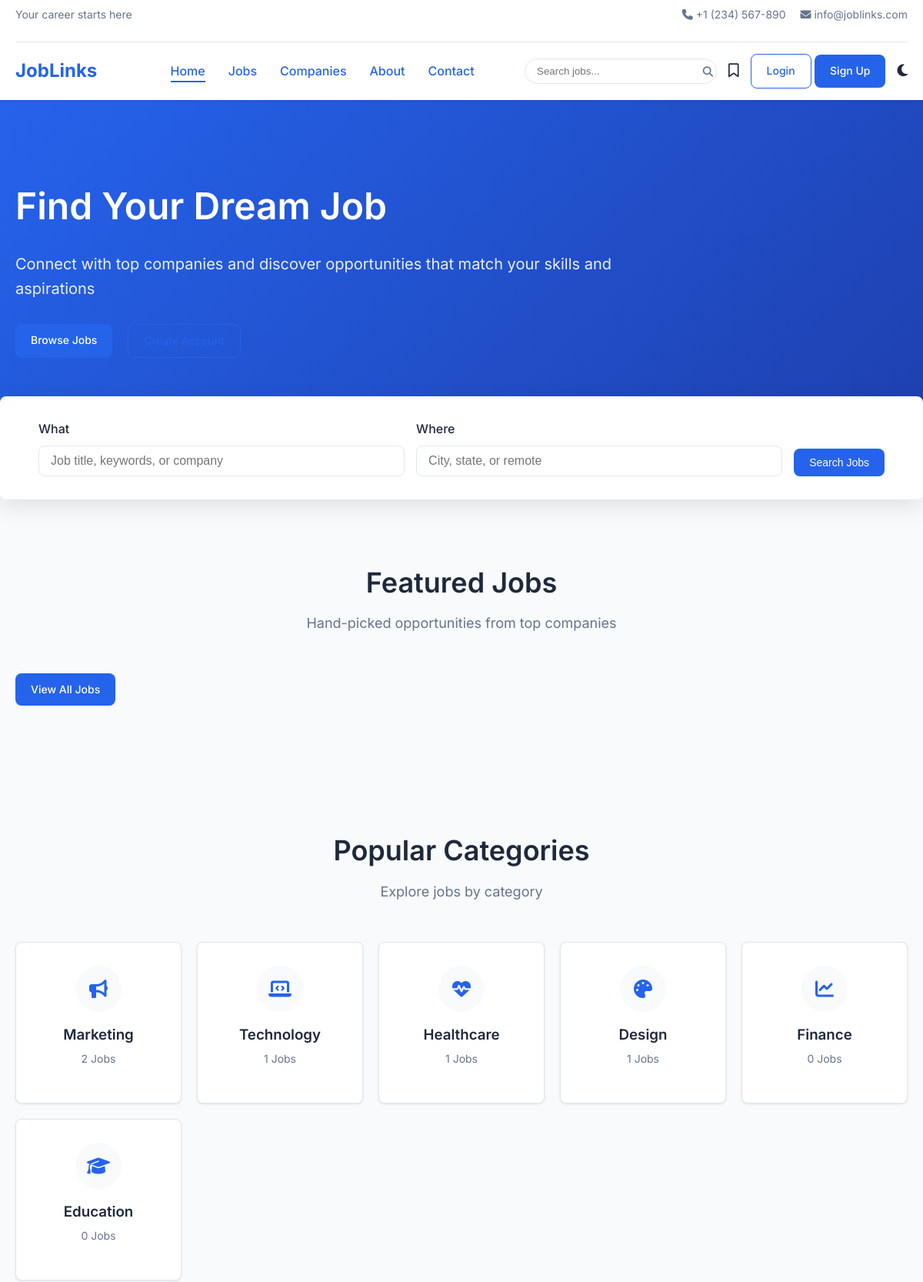
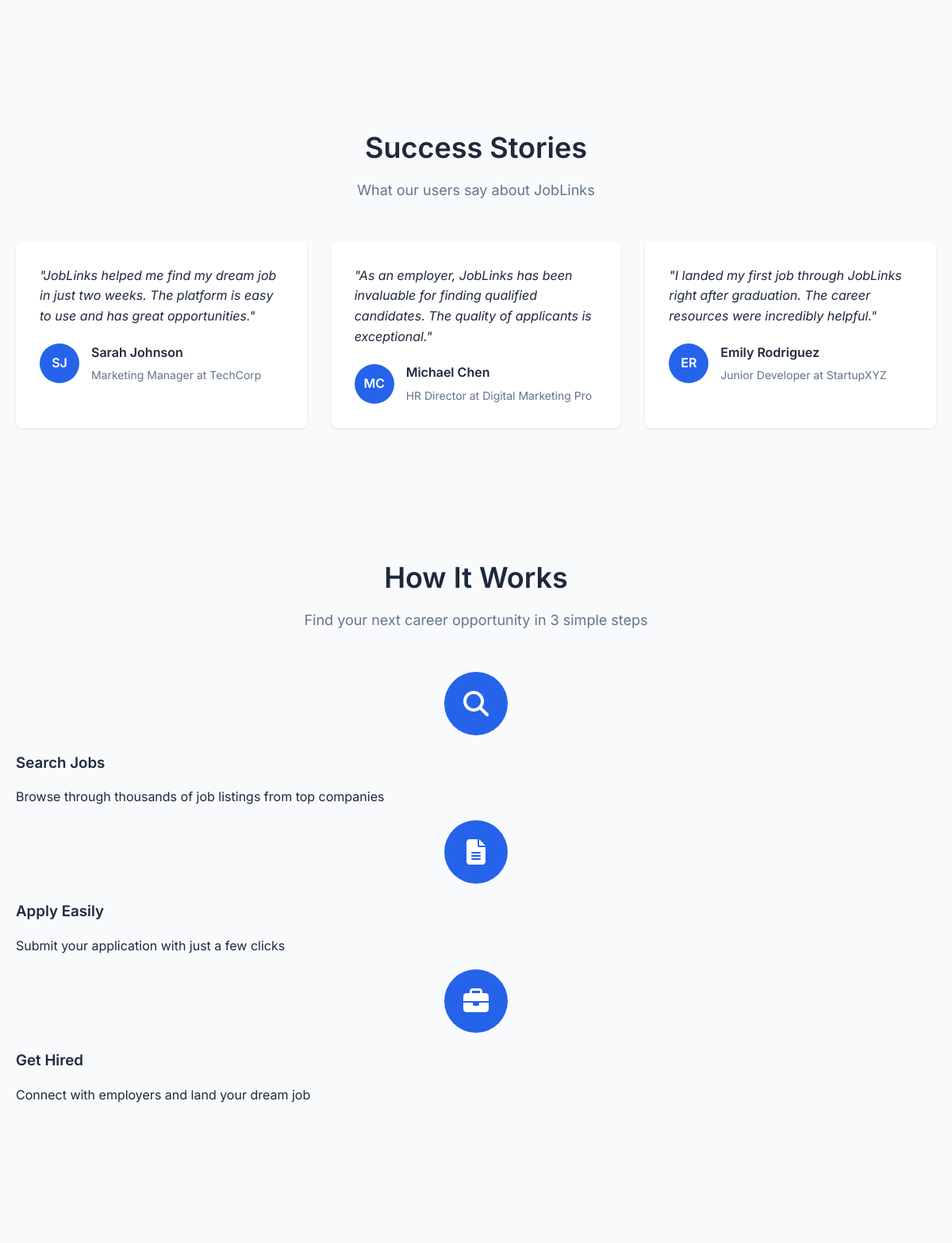
The page / (upper part) on the database its author committed (2 pictures, top to bottom).
### tables this page shows
CREATE TABLE categories (
    id INT AUTO_INCREMENT PRIMARY KEY,
    name VARCHAR(50) NOT NULL UNIQUE,
    slug VARCHAR(50) NOT NULL UNIQUE,
    description TEXT,
    created_at TIMESTAMP DEFAULT CURRENT_TIMESTAMP
);

### includes/functions.php (called while the page is built, shortened)
<?php
function getInitials($name) {
    $words = explode(' ', $name);
    $initials = '';
    foreach ($words as $word) {
        $initials .= strtoupper($word[0]);
    }
    return substr($initials, 0, 2);
}
function getCategoryIcon($category) {
    $icons = [
        'Technology' => 'laptop-code',
        'Marketing' => 'bullhorn',
        'Healthcare' => 'heartbeat',
        'Design' => 'palette',
        'Finance' => 'chart-line',
        'Education' => 'graduation-cap'
    ];
    return isset($icons[$category]) ? $icons[$category] : 'briefcase';
}
?>

### index.php (the view, shortened to what this page needs)
<?php
require_once 'includes/header.php';
 $stmt = $pdo->query("
    SELECT cat.*, COUNT(j.id) as job_count
    FROM categories cat
    LEFT JOIN jobs j ON cat.name = j.category AND j.is_active = 1
    GROUP BY cat.id
    ORDER BY job_count DESC
    LIMIT 8
");
 $categories = $stmt->fetchAll(PDO::FETCH_ASSOC);
 $testimonials = [
    [
        'content' => 'JobLinks helped me find my dream job in just two weeks. The platform is easy to use and has great opportunities.',
        'author' => 'Sarah Johnson',
        'position' => 'Marketing Manager',
        'company' => 'TechCorp'
    ],
    [
        'content' => 'As an employer, JobLinks has been invaluable for finding qualified candidates. The quality of applicants is exceptional.',
        'author' => 'Michael Chen',
        'position' => 'HR Director',
        'company' => 'Digital Marketing Pro'
    ],
    [
        'content' => 'I landed my first job through JobLinks right after graduation. The career resources were incredibly helpful.',
        'author' => 'Emily Rodriguez',
        'position' => 'Junior Developer',
        'company' => 'StartupXYZ'
    ]
];
?>
<section class="hero">
    <div class="container">
        <div class="hero-content">
            <h1>Find Your Dream Job</h1>
            <p>Connect with top companies and discover opportunities that match your skills and aspirations</p>
            <div class="hero-buttons">
                <a href="jobs.php" class="btn">Browse Jobs</a>
                <a href="auth/register.php" class="btn btn-outline">Create Account</a>
            </div>
        </div>
    </div>
</section>
<section class="hero-search">
    <div class="container">
        <form class="hero-search-form" action="jobs.php" method="get">
            <div class="form-group">
                <label for="search" class="form-label">What</label>
                <input type="text" class="form-control" id="search" name="search" placeholder="Job title, keywords, or company">
            </div>
            <div class="form-group">
                <label for="location" class="form-label">Where</label>
                <input type="text" class="form-control" id="location" name="location" placeholder="City, state, or remote">
            </div>
            <button type="submit" class="btn">Search Jobs</button>
        </form>
    </div>
</section>
<section class="section">
    <div class="container">
        <div class="section-title">
            <h2>Featured Jobs</h2>
            <p>Hand-picked opportunities from top companies</p>
        </div>
        <div class="text-center mt-5">
            <a href="jobs.php" class="btn">View All Jobs</a>
        </div>
    </div>
</section>
<section class="section">
    <div class="container">
        <div class="section-title">
            <h2>Popular Categories</h2>
            <p>Explore jobs by category</p>
        </div>
        <div class="categories-grid">
            <?php foreach ($categories as $category): ?>
                <div class="category-card">
                    <div class="category-icon">
                        <i class="fas fa-<?php echo getCategoryIcon($category['name']); ?>"></i>
                    </div>
                    <h3 class="category-name"><?php echo $category['name']; ?></h3>
                    <p class="category-count"><?php echo $category['job_count']; ?> Jobs</p>
                </div>
            <?php endforeach; ?>
        </div>
    </div>
</section>
<section class="testimonials">
    <div class="container">
        <div class="section-title">
            <h2>Success Stories</h2>
            <p>What our users say about JobLinks</p>
        </div>
        <div class="testimonial-grid">
            <?php foreach ($testimonials as $testimonial): ?>
                <div class="testimonial-card">
                    <p class="testimonial-content">"<?php echo $testimonial['content']; ?>"</p>
                    <div class="testimonial-author">
                        <div class="testimonial-avatar"><?php echo getInitials($testimonial['author']); ?></div>
                        <div class="testimonial-info">
                            <h4><?php echo $testimonial['author']; ?></h4>
                            <p><?php echo $testimonial['position']; ?> at <?php echo $testimonial['company']; ?></p>
                        </div>
                    </div>
                </div>
            <?php endforeach; ?>
        </div>
    </div>
</section>
<section class="section">
    <div class="container">
        <div class="section-title">
            <h2>How It Works</h2>
            <p>Find your next career opportunity in 3 simple steps</p>
        </div>
        <div class="row">
            <div class="col-md-4">
                <div class="text-center">
                    <div class="feature-icon">
                        <i class="fas fa-search"></i>
                    </div>
                    <h3>Search Jobs</h3>
                    <p>Browse through thousands of job listings from top companies</p>
                </div>
            </div>
            <div class="col-md-4">
                <div class="text-center">
                    <div class="feature-icon">
                        <i class="fas fa-file-alt"></i>
                    </div>
                    <h3>Apply Easily</h3>
                    <p>Submit your application with just a few clicks</p>
                </div>
            </div>
            <div class="col-md-4">
                <div class="text-center">
                    <div class="feature-icon">
                        <i class="fas fa-briefcase"></i>
                    </div>
                    <h3>Get Hired</h3>
                    <p>Connect with employers and land your dream job</p>
                </div>
            </div>
        </div>
    </div>
</section>
<?php require_once 'includes/footer.php'; ?>

### rows shown on the page
categories: name "Marketing", job_count "2"
categories: name "Technology", job_count "1"
categories: name "Healthcare", job_count "1"
categories: name "Design", job_count "1"
categories: name "Finance", job_count "0"
categories: name "Education", job_count "0"

### other values the page prints
SITE_NAME "JobLinks"
$testimonial['content'] "JobLinks helped me find my dream job in just two weeks. The platform is easy to use and has great opportunities."
getInitials($testimonial['author']) "SJ"
$testimonial['author'] "Sarah Johnson"
$testimonial['position'] "Marketing Manager"
$testimonial['company'] "TechCorp"
$testimonial['content'] "As an employer, JobLinks has been invaluable for finding qualified candidates. The quality of applicants is exceptional."
getInitials($testimonial['author']) "MC"
$testimonial['author'] "Michael Chen"
$testimonial['position'] "HR Director"
$testimonial['company'] "Digital Marketing Pro"
$testimonial['content'] "I landed my first job through JobLinks right after graduation. The career resources were incredibly helpful."
getInitials($testimonial['author']) "ER"
$testimonial['author'] "Emily Rodriguez"
$testimonial['position'] "Junior Developer"
